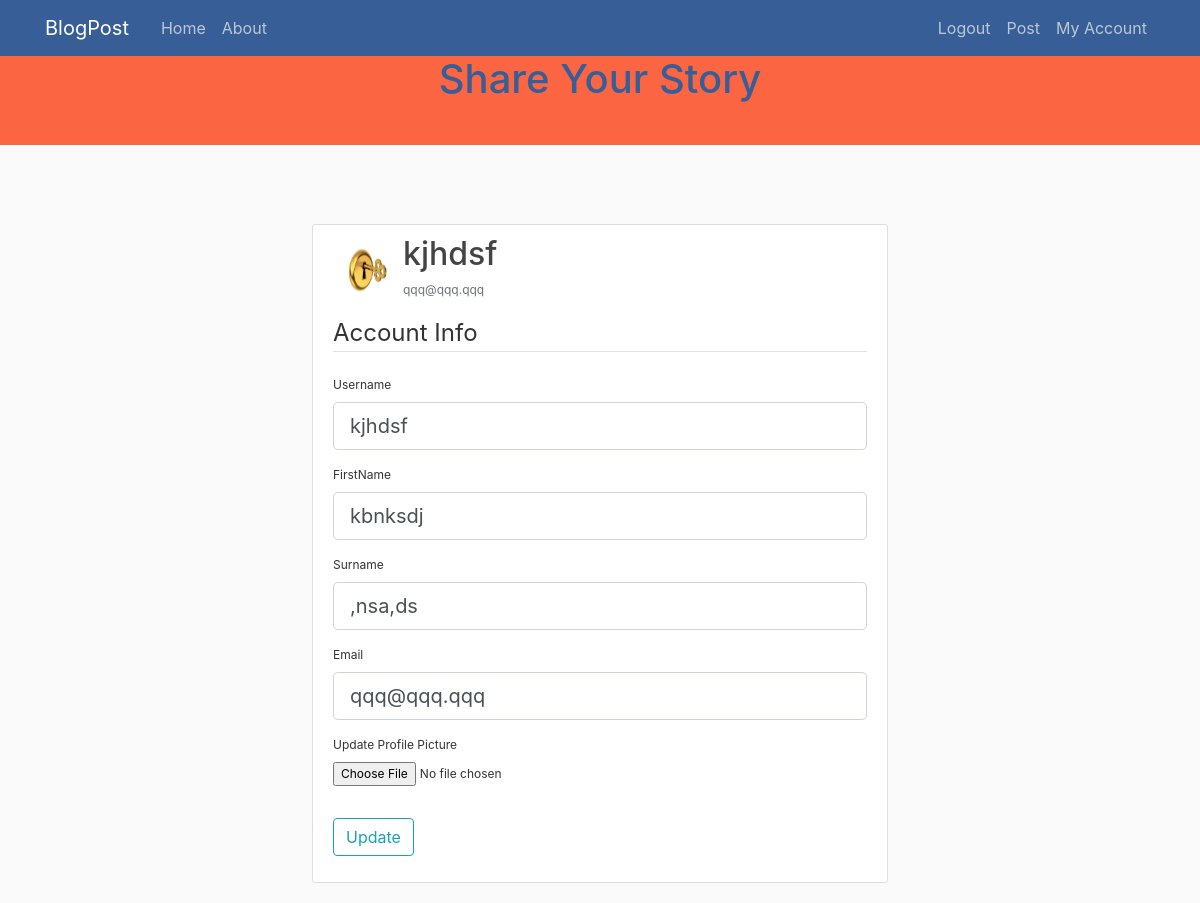
Page /account (signed in) on the committed database.
### blogpost/datamodel.py (models this page shows, shortened)
class User(db.Model, UserMixin):
    id = db.Column(db.Integer, primary_key=True)
    username = db.Column(db.String(64),nullable=False)
    fname = db.Column(db.String(32),nullable=False)
    lname = db.Column(db.String(32),nullable=False)
    email = db.Column(db.String(124),unique=True,nullable=False)
    passwd = db.Column(db.String(64),nullable=False)
    profile_pic = db.Column(db.String(124),nullable=False,default='profile_pics/default.jpeg')
    posts = db.relationship('Post',backref='author',lazy=True)
    comments = db.relationship('Comment',backref='author',lazy=True)

### blogpost/routes.py (the view)
@app.route("/account", methods=['GET','POST'])
@login_required
def account():
    form = UpdateAccountForm()
    if(form.validate_on_submit()):
        if(form.pic.data):
            pic_file = save_pic("profile_pics/",form.pic.data)
            current_user.profile_pic = pic_file
        current_user.username = form.username.data
        current_user.fname = form.fname.data
        current_user.lname = form.lname.data
        current_user.email = form.email.data
        db.session.commit()
        flash(f"Successfully Updated Your Account",'success')
        return redirect(url_for('account'))
    elif(request.method == 'GET'):
        form.username.data = current_user.username
        form.fname.data = current_user.fname
        form.lname.data = current_user.lname
        form.email.data = current_user.email
    img_file = url_for('static',filename=current_user.profile_pic)
    return render_template('account.html',title='Account',img_file=img_file,form=form)

### blogpost/forms.py (shortened to what this page needs)
class UpdateAccountForm(FlaskForm):
    pic = FileField("Update Profile Picture",validators=[FileAllowed(['jpg','jpeg','png'])])
    username = StringField('Username',validators=[DataRequired(),Length(min=4,max=20)])
    fname = StringField('FirstName',validators=[DataRequired(),Length(min=3,max=20)])
    lname = StringField('Surname',validators=[DataRequired(),Length(min=3,max=20)])
    email = StringField('Email',validators=[DataRequired(),Email()])
    submit = SubmitField("Update")

### blogpost/datamodel.py (called while the page is built)
@login_manager.user_loader
def load_user(user_id):
    return User.query.get(int(user_id))

### blogpost/templates/account.html (shortened to what this page needs)
{% extends "layout.html"%}
{% block content %}
	<div id="middleregister">
		<div class="media">
			<img class="rounded-circle account-img" id="prof_pic" src="{{ img_file }}"/>
			<div class="media-body">
				<h2 class="account-heading">{{ current_user.username }}</h2>
				<p class="text-secondary">{{ current_user.email }}</p>
			</div>
		</div>
		<form method="POST" action="" enctype="multipart/form-data">
			<fieldset class="form-group">
				<legend class="border-bottom mb-4">Account Info</legend>
				<div class="form-group">
					{{ form.username.label(class="form-control-label") }}
					{% if form.username.errors %}
						{{ form.username(class="form-control form-control-lg is-invalid") }}
						<div class="invalid-feedback">
							{% for error in form.username.errors %}
								<span> {{ error }} </span>
							{% endfor %}
						</div>
					{% else %}
						{{ form.username(class="form-control form-control-lg")}}
					{% endif %}
				</div>
				<div class="form-group">
					{{ form.fname.label(class="form-control-label") }}
					{% if form.fname.errors %}
						{{ form.fname(class="form-control form-control-lg is-invalid") }}
						<div class="invalid-feedback">
							{% for error in form.fname.errors %}
								<span> {{ error }} </span>
							{% endfor %}
						</div>
					{% else %}
						{{ form.fname(class="form-control form-control-lg")}}
					{% endif %}
				</div>
				<div class="form-group">
					{{ form.lname.label(class="form-control-label") }}
					{% if form.lname.errors %}
						{{ form.lname(class="form-control form-control-lg is-invalid") }}
						<div class="invalid-feedback">
							{% for error in form.lname.errors %}
								<span> {{ error }} </span>
							{% endfor %}
						</div>
					{% else %}
						{{ form.lname(class="form-control form-control-lg")}}
					{% endif %}
				</div>
				<div class="form-group">
					{{ form.email.label(class="form-control-label") }}
					{% if form.email.errors %}
						{{ form.email(class="form-control form-control-lg is-invalid") }}
						<div class="invalid-feedback">
							{% for error in form.email.errors %}
								<span> {{ error }} </span>
							{% endfor %}
						</div>
					{% else %}
						{{ form.email(class="form-control form-control-lg")}}
					{% endif %}
				</div>
				<div class="form-group">
					{{ form.pic.label() }}
					{{ form.pic(class="form-control-file") }}
				</div>
			</fieldset>
			<div class="form-group">
				{{ form.submit(class="btn btn-outline-info") }}
			</div>
		</form>
	</div>
{% endblock content%}

### blogpost/static/styles.css (style rules this page uses)
body { background: #fafafa; color: #333333; margin-top: 5rem; }
h2,h4,h5,h6 { color: #444444; }
#left,#middlehome,#middleabout,#middle,#right,#middleregister,#main { display: inline-block; *display: inline; vertical-align: top; font-size: 12px; }
#middleregister { width: 48%; justify-self: center; margin-left: 26%; margin-top: 10%; height: 100%; background: #ffffff; padding: 10px 20px; border: 1px solid #dddddd; border-radius: 3px; margin-bottom: 20px; border: 1px solid #dddddd; }
#prof_pic { height: 50px; width: 50px; border-radius: 50%; margin: 10px; }

### rows in the picture
User: username "kjhdsf", email "qqq@qqq.qqq", fname "kbnksdj", lname ",nsa,ds"
